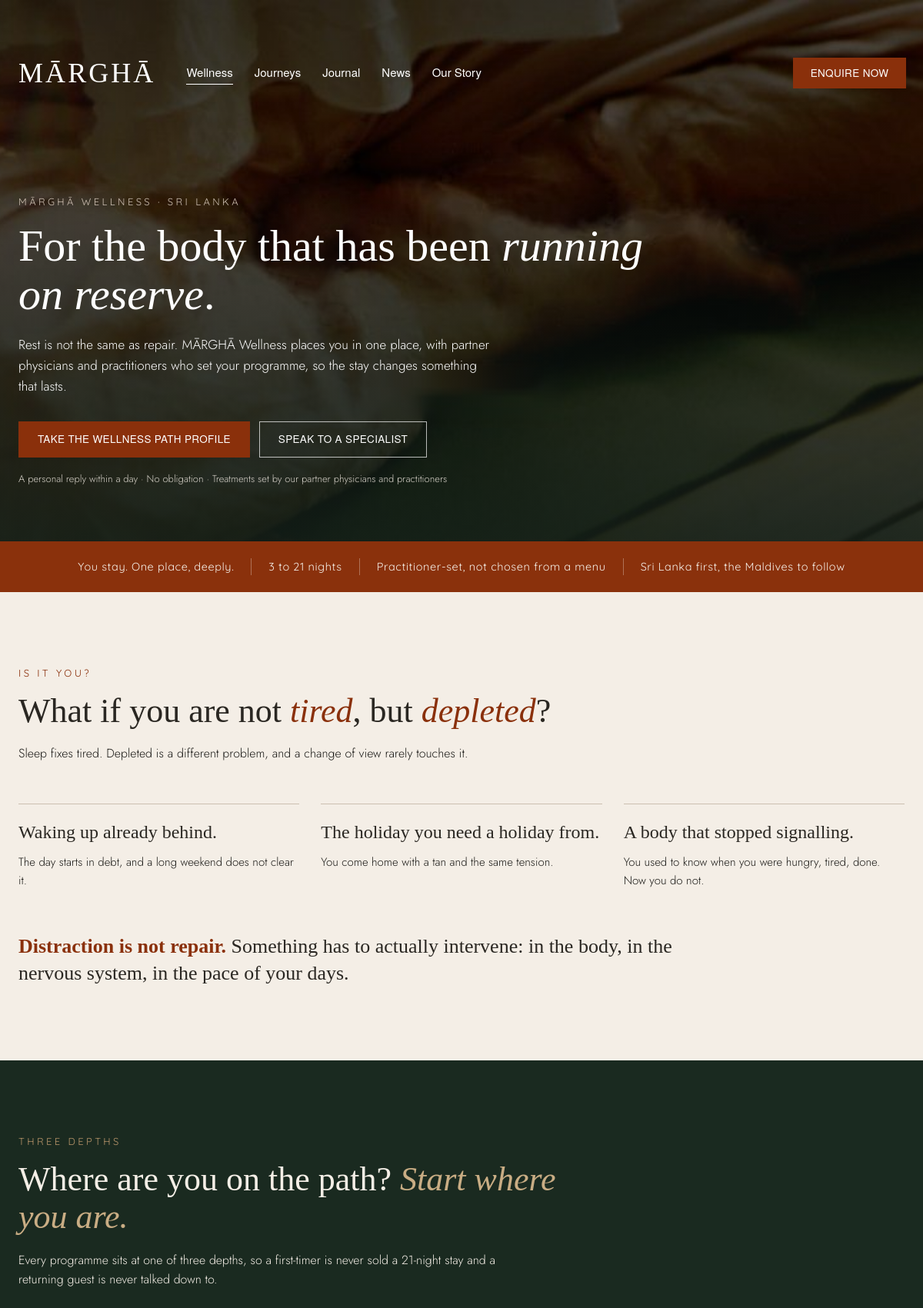
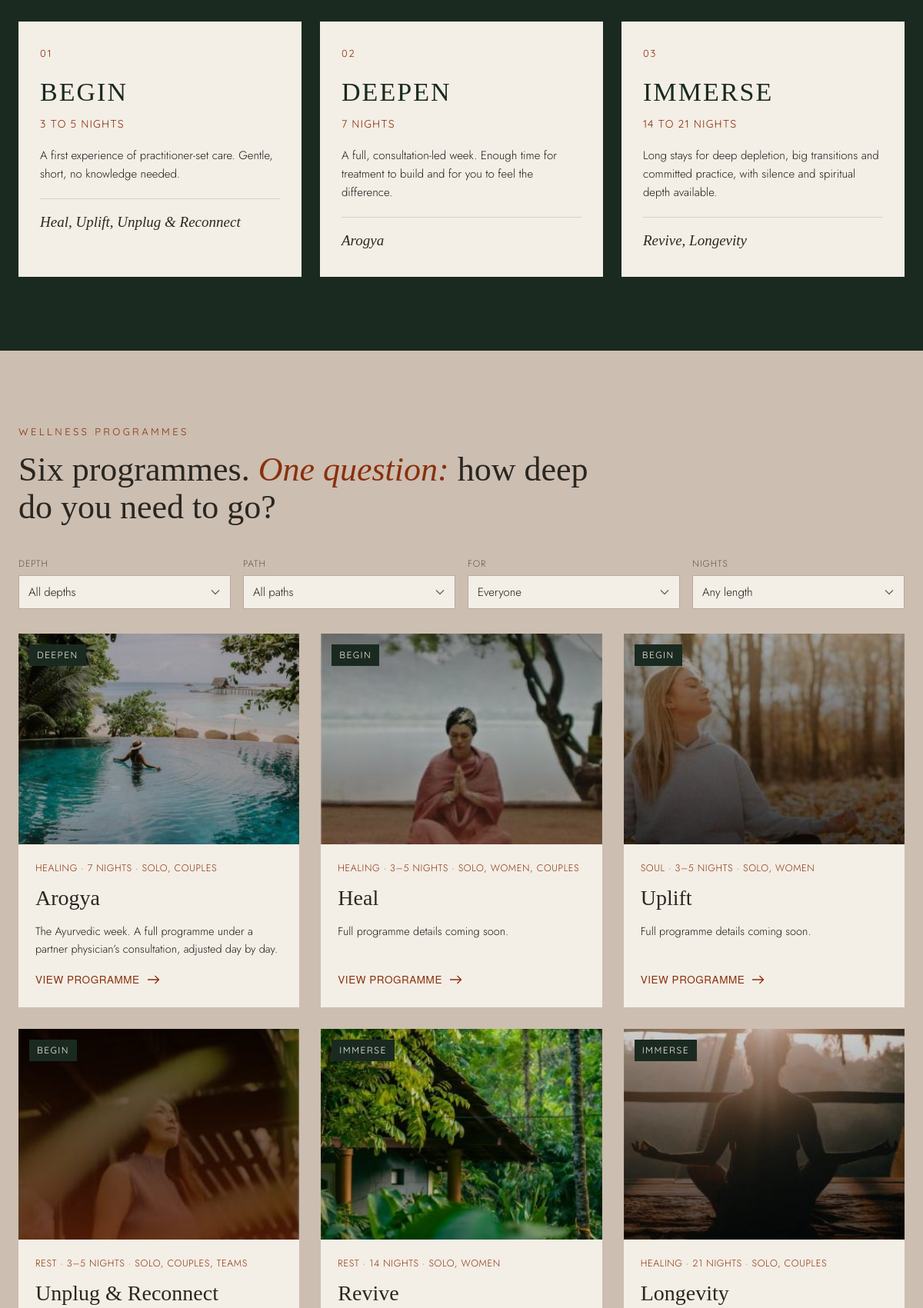
The page /wellness/index.php (upper part) on the database its author committed (2 pictures, top to bottom).
### tables this page shows
CREATE TABLE IF NOT EXISTS wellness_programmes (
    id           INT UNSIGNED AUTO_INCREMENT PRIMARY KEY,
    slug         VARCHAR(140) NOT NULL,
    title        VARCHAR(160) NOT NULL,
    depth        VARCHAR(60)  NOT NULL DEFAULT 'begin',
    path         VARCHAR(60)  NOT NULL DEFAULT 'rest',
    audience     VARCHAR(255) NOT NULL DEFAULT 'solo',
    nights       VARCHAR(40)  NOT NULL DEFAULT '',
    image        VARCHAR(255) NOT NULL DEFAULT '',
    summary      VARCHAR(300) NOT NULL DEFAULT '',
    description  MEDIUMTEXT NULL,
    is_active    TINYINT(1) NOT NULL DEFAULT 1,
    sort_order   SMALLINT NOT NULL DEFAULT 0,
    created_at   DATETIME NOT NULL DEFAULT CURRENT_TIMESTAMP,
    UNIQUE KEY uq_wellness_programmes_slug (slug)
);

### wellness/index.php (called while the page is built, shortened)
<?php
require dirname(__DIR__) . '/includes/bootstrap.php';
require ROOT_PATH . '/pages/wellness.php';

### includes/settings.php (called while the page is built, shortened)
<?php
function settings_schema(): array
{
    return $schema;
}
function settings_defaults(): array
{
    static $defaults = null;
    if ($defaults === null) {
        $defaults = [];
        foreach (settings_schema() as $group) {
            foreach ($group['fields'] as $key => $f) {
                $defaults[$key] = (string) $f['default'];
            }
        }
    }
    return $defaults;
}
function settings_saved(bool $refresh = false): array
{
    static $values = null;
    if ($values === null || $refresh) {
        $values = [];
    }
    return $values;
}
function setting_lines(string $key): array
{
    return array_values(array_filter(array_map('trim', preg_split('/\R/u', setting($key)) ?: []), 'strlen'));
}
function setting(string $key): string
{
    return settings_saved()[$key] ?? settings_defaults()[$key] ?? '';
}

### includes/Database.php (called while the page is built, shortened)
<?php
final class Database
{
    private static ?PDO $pdo = null;
    private static bool $failed = false;
    public static function get(): ?PDO
    {
        if (self::$pdo !== null || self::$failed) {
            return self::$pdo;
        }
        try {
            $dsn = sprintf('mysql:host=%s;dbname=%s;charset=%s', DB_HOST, DB_NAME, DB_CHARSET);
            self::$pdo = new PDO($dsn, DB_USER, DB_PASS, [
                PDO::ATTR_ERRMODE            => PDO::ERRMODE_EXCEPTION,
                PDO::ATTR_DEFAULT_FETCH_MODE => PDO::FETCH_ASSOC,
                PDO::ATTR_EMULATE_PREPARES   => false,
            ]);
        } catch (Throwable $e) {
            self::$failed = true;
            error_log('[margha] DB connection failed: ' . $e->getMessage());
        }
        return self::$pdo;
    }
    public static function fetchAll(string $sql, array $params = []): ?array
    {
        $pdo = self::get();
        try {
            $stmt = $pdo->prepare($sql);
            $stmt->execute($params);
            return $stmt->fetchAll();
        } catch (Throwable $e) {
            error_log('[margha] Query failed: ' . $e->getMessage());
            return null;
        }
    }
}

### includes/content.php (called while the page is built, shortened)
<?php
function get_wellness_categories(string $type): array
{
    static $all = null;
    if ($all === null) {
        $all  = [];
        $rows = Database::fetchAll('SELECT type, slug, name FROM wellness_categories ORDER BY sort_order, id');
        if ($rows) {
            foreach ($rows as $r) {
                $all[$r['type']][$r['slug']] = $r['name'];
            }
        } else {
            $all = [
                'depth'    => ['begin' => 'Begin', 'deepen' => 'Deepen', 'immerse' => 'Immerse'],
                'path'     => ['rest' => 'Rest', 'soul' => 'Soul', 'healing' => 'Healing'],
                'audience' => ['solo' => 'Solo', 'women' => 'Women', 'couples' => 'Couples', 'teams' => 'Teams'],
            ];
        }
    }
    return $all[$type] ?? [];
}
function wellness_category_name(string $type, string $slug): string
{
    return get_wellness_categories($type)[$slug] ?? ucwords(str_replace('-', ' ', $slug));
}
function package_url(string $slug): string
{
    return url('wellness/package.php?p=' . rawurlencode($slug));
}
function get_wellness_programmes(): array
{
    $rows = Database::fetchAll('SELECT * FROM wellness_programmes WHERE is_active = 1 ORDER BY sort_order, id');
    return $rows ?? wellness_fallback_packages();
}

### pages/wellness.php (the view, shortened to what this page needs)
<?php
$body_class       = 'page-wellness';
$enquire          = url('enquire');
$nightsBucket = function (string $n): string {
    preg_match('/\d+/', $n, $m);
    $first = (int) ($m[0] ?? 0);
    return $first <= 5 ? 'short' : ($first <= 10 ? 'week' : 'long');
};
partial('header', compact('page_title', 'page_description', 'body_class', 'preload_image'));
?>
<section class="wp-hero" aria-labelledby="wp-hero-title">
    <img class="wp-hero__bg" src="<?= e(img(setting('wp_hero_image'))) ?>" alt="" fetchpriority="high">
    <div class="container wp-hero__content">
        <p class="eyebrow wp-hero__eyebrow"><?= e(setting('wp_hero_eyebrow')) ?></p>
        <h1 class="wp-hero__title" id="wp-hero-title"><?= rich(setting('wp_hero_title')) ?></h1>
        <?= paras(setting('wp_hero_text'), 'wp-hero__text') ?>
        <div class="wp-hero__actions">
            <a class="btn btn--rust" href="#profile"><?= e(setting('wp_hero_btn1')) ?></a>
            <a class="btn btn--ghost-light" href="<?= e($enquire) ?>"><?= e(setting('wp_hero_btn2')) ?></a>
        </div>
        <p class="wp-hero__note"><?= e(setting('wp_hero_note')) ?></p>
    </div>
</section>
<?php if ($facts = setting_lines('wp_facts')): ?>
<section class="wp-facts" id="wp-facts" aria-label="At a glance">
    <ul class="container wp-facts__list">
        <?php foreach ($facts as $f): ?><li><?= e($f) ?></li><?php endforeach; ?>
    </ul>
</section>
<?php endif; ?>
<section class="wp-section wp-isit" id="wp-isit" aria-labelledby="wp-isit-title">
    <div class="container">
        <div class="wp-head">
            <p class="eyebrow eyebrow--rust"><?= e(setting('wp_isit_eyebrow')) ?></p>
            <h2 class="wp-title" id="wp-isit-title"><?= rich(setting('wp_isit_title')) ?></h2>
            <?= paras(setting('wp_isit_intro'), 'wp-lead') ?>
        </div>
        <div class="wp-isit__grid">
            <?php foreach (setting_items('wp_isit_items') as [$h, $t]): ?>
            <div class="wp-isit__item">
                <h3><?= e($h) ?></h3>
                <p><?= e($t) ?></p>
            </div>
            <?php endforeach; ?>
        </div>
        <p class="wp-isit__close"><?= rich(setting('wp_isit_close')) ?></p>
    </div>
</section>
<section class="wp-section wp-depths" id="wp-depths" aria-labelledby="wp-depths-title">
    <div class="container">
        <div class="wp-head wp-head--light">
            <p class="eyebrow eyebrow--tan"><?= e(setting('wp_depths_eyebrow')) ?></p>
            <h2 class="wp-title" id="wp-depths-title"><?= rich(setting('wp_depths_title')) ?></h2>
            <?= paras(setting('wp_depths_intro'), 'wp-lead') ?>
        </div>
        <ol class="wp-depths__grid">
            <?php foreach (setting_items('wp_depths_items', 4) as $i => [$name, $nights, $text, $programmes]): ?>
            <li class="wp-depth">
                <span class="wp-depth__num">0<?= $i + 1 ?></span>
                <h3 class="wp-depth__name"><?= e($name) ?></h3>
                <p class="wp-depth__nights"><?= e($nights) ?></p>
                <p class="wp-depth__text"><?= e($text) ?></p>
                <?php if ($programmes !== ''): ?><p class="wp-depth__progs"><?= e($programmes) ?></p><?php endif; ?>
            </li>
            <?php endforeach; ?>
        </ol>
    </div>
</section>
<section class="wp-section wp-packages" id="wp-packages" aria-labelledby="wp-packages-title">
    <div class="container">
        <div class="wp-head">
            <p class="eyebrow eyebrow--rust"><?= e(setting('wp_pk_eyebrow')) ?></p>
            <h2 class="wp-title" id="wp-packages-title"><?= rich(setting('wp_pk_title')) ?></h2>
        </div>
        <form class="wp-filters" data-wp-filters aria-label="Filter programmes" onsubmit="return false">
            <?php
            foreach (['depth' => 'Depth', 'path' => 'Path', 'audience' => 'For'] as $type => $label): ?>
            <label><span><?= e($label) ?></span>
                <select name="<?= $type === 'audience' ? 'for' : $type ?>">
                    <option value=""><?= e(WELLNESS_CATEGORY_TYPES[$type][1]) ?></option>
                    <?php foreach (get_wellness_categories($type) as $slug => $name): ?>
                    <option value="<?= e($slug) ?>"><?= e($name) ?></option>
                    <?php endforeach; ?>
                </select>
            </label>
            <?php endforeach; ?>
            <label><span>Nights</span>
                <select name="nights"><option value="">Any length</option><option value="short">3 to 5 nights</option><option value="week">7 nights</option><option value="long">14 to 21 nights</option></select>
            </label>
        </form>
        <div class="wp-pk-grid" data-wp-programmes>
            <?php foreach (get_wellness_programmes() as $pg):
                $name   = (string) $pg['title'];
                $depth  = wellness_category_name('depth', (string) $pg['depth']);
                $path   = wellness_category_name('path', (string) $pg['path']);
                $aud    = array_filter(array_map('trim', explode(',', (string) $pg['audience'])));
                $for    = implode(', ', array_map(fn($a) => wellness_category_name('audience', $a), $aud));
                $nights = (string) $pg['nights'];
                $image  = (string) $pg['image'];
                $desc   = (string) $pg['summary'];
                $link   = package_url((string) $pg['slug']); ?>
            <article class="wp-pk" data-depth="<?= e((string) $pg['depth']) ?>" data-path="<?= e((string) $pg['path']) ?>" data-for="<?= e(implode(' ', $aud)) ?>" data-nights="<?= e($nightsBucket($nights)) ?>">
                <a class="wp-pk__media" href="<?= e($link) ?>" tabindex="-1" aria-hidden="true">
                    <?php if ($image !== ''): ?><img src="<?= e(img($image)) ?>" alt="" loading="lazy"><?php endif; ?>
                    <span class="wp-pk__depth"><?= e($depth) ?></span>
                </a>
                <div class="wp-pk__body">
                    <p class="wp-pk__meta"><?= e(implode(' · ', array_filter([$path, $nights !== '' ? str_replace('-', '–', $nights) . ' nights' : '', $for]))) ?></p>
                    <h3 class="wp-pk__title"><a href="<?= e($link) ?>"><?= e($name) ?></a></h3>
                    <p class="wp-pk__text"><?= e($desc) ?></p>
                    <a class="wp-pk__link" href="<?= e($link) ?>"><?= e(setting('wp_pk_button')) ?> <?= arrow_icon() ?></a>
                </div>
            </article>
            <?php endforeach; ?>
        </div>
    </div>
</section>
<?php partial('footer');

### partials/header.php (shortened to what this page needs)
<?php
$body_class       = $body_class ?? '';
?><!doctype html>
<html lang="en">
<head>
    <link rel="stylesheet" href="<?= e(asset('css/fonts.css')) ?>">
    <link rel="stylesheet" href="<?= e(asset('css/style.css')) ?>">
</head>
<body class="<?= e($body_class) ?>">
<header class="site-header" id="siteHeader">
    <div class="container site-header__inner">
        <a class="logo" href="<?= e(url()) ?>" aria-label="Mārghā — home">MĀRGHĀ</a>
        <nav class="main-nav" id="mainNav" aria-label="Main">
            <ul>
                <?php foreach (MAIN_NAV as $slug): ?>
                <?php if (in_array($slug, NAV_NOT_CLICKABLE, true)): ?>
                <li><span class="main-nav__text"><?= e(PAGES[$slug][0]) ?></span></li>
                <?php else: ?>
                <li><a href="<?= e(page_url($slug)) ?>"<?= current_slug() === $slug ? ' aria-current="page"' : '' ?>><?= e(PAGES[$slug][0]) ?></a></li>
                <?php endif; ?>
                <?php endforeach; ?>
            </ul>
        </nav>
        <a class="btn btn--rust site-header__cta" href="<?= e(url('enquire')) ?>">Enquire Now</a>
    </div>
</header>
<main id="main">

### includes/functions.php (shortened to what this page needs)
<?php
function e(?string $value): string
{
    return htmlspecialchars((string) $value, ENT_QUOTES | ENT_SUBSTITUTE, 'UTF-8');
}
function rich(?string $value): string
{
    $s = htmlspecialchars((string) $value, ENT_QUOTES | ENT_SUBSTITUTE, 'UTF-8', false);
    return (string) preg_replace('#&lt;(/?)(em|strong|br)\s*/?&gt;#i', '<$1$2>', $s);
}
function paras(?string $text, string $class = ''): string
{
    $attr = $class !== '' ? ' class="' . e($class) . '"' : '';
    $out  = '';
    foreach (preg_split('/\R\s*\R/u', trim((string) $text)) ?: [] as $p) {
        $p = trim($p);
        if ($p !== '') {
            $out .= '<p' . $attr . '>' . nl2br(rich($p), false) . "</p>\n";
        }
    }
    return $out;
}
function url(string $path = ''): string
{
    $path = ltrim($path, '/');
    return BASE_URL . '/' . $path;
}
function page_url(string $slug): string
{
    return is_file(ROOT_PATH . '/' . $slug . '/index.php') ? url($slug . '/') : url($slug);
}
function asset(string $path): string
{
    $file = ROOT_PATH . '/assets/' . ltrim($path, '/');
    $v = is_file($file) ? (string) filemtime($file) : '1';
    return url('assets/' . ltrim($path, '/')) . '?v=' . $v;
}
function img(string $src): string
{
    return url('assets/images/' . ltrim($src, '/'));
}
function current_slug(): string
{
    return $GLOBALS['page_slug'] ?? 'home';
}
function partial(string $name, array $vars = []): void
{
    extract($vars, EXTR_SKIP);
    require ROOT_PATH . '/partials/' . $name . '.php';
}
function arrow_icon(): string
{
    return '<svg class="btn__arrow" width="16" height="12" viewBox="0 0 16 12" aria-hidden="true"><path d="M0 6h14.5M9.5 1l5 5-5 5" fill="none" stroke="currentColor" stroke-width="1.3"/></svg>';
}

### partials/footer.php (shortened to what this page needs)
</main>
</body>
</html>

### rows shown on the page
wellness_programmes: image (picture), depth "DEEPEN", nights+audience "HEALING · 7 NIGHTS · SOLO, COUPLES", title "Arogya", summary "The Ayurvedic week. A full programme under a partner physician’s consultation, adjusted day by day."
wellness_programmes: image (picture), depth "BEGIN", nights+audience "HEALING · 3–5 NIGHTS · SOLO, WOMEN, COUPLES", title "Heal", summary "Full programme details coming soon."
wellness_programmes: image (picture), depth "BEGIN", nights+audience "SOUL · 3–5 NIGHTS · SOLO, WOMEN", title "Uplift", summary "Full programme details coming soon."
wellness_programmes: image (picture), depth "BEGIN", nights+audience "REST · 3–5 NIGHTS · SOLO, COUPLES, TEAMS", title "Unplug & Reconnect"
wellness_programmes: image (picture), depth "IMMERSE", nights+audience "REST · 14 NIGHTS · SOLO, WOMEN", title "Revive"
wellness_programmes: image (picture), depth "IMMERSE", nights+audience "HEALING · 21 NIGHTS · SOLO, COUPLES", title "Longevity"

### other values the page prints
PAGES[$slug][0] "Wellness"
PAGES[$slug][0] "Journeys"
PAGES[$slug][0] "Journal"
PAGES[$slug][0] "News"
PAGES[$slug][0] "Our Story"
setting('wp_hero_eyebrow') "MĀRGHĀ WELLNESS · SRI LANKA"
rich(setting('wp_hero_title')) "For the body that has been running on reserve ."
rich($p) "Rest is not the same as repair. MĀRGHĀ Wellness places you in one place, with partner physicians and practitioners who set your programme, so the stay changes something that lasts."
setting('wp_hero_btn1') "TAKE THE WELLNESS PATH PROFILE"
setting('wp_hero_btn2') "SPEAK TO A SPECIALIST"
setting('wp_hero_note') "A personal reply within a day · No obligation · Treatments set by our partner physicians and practitioners"
$f "You stay. One place, deeply."
$f "3 to 21 nights"
$f "Practitioner-set, not chosen from a menu"
$f "Sri Lanka first, the Maldives to follow"
